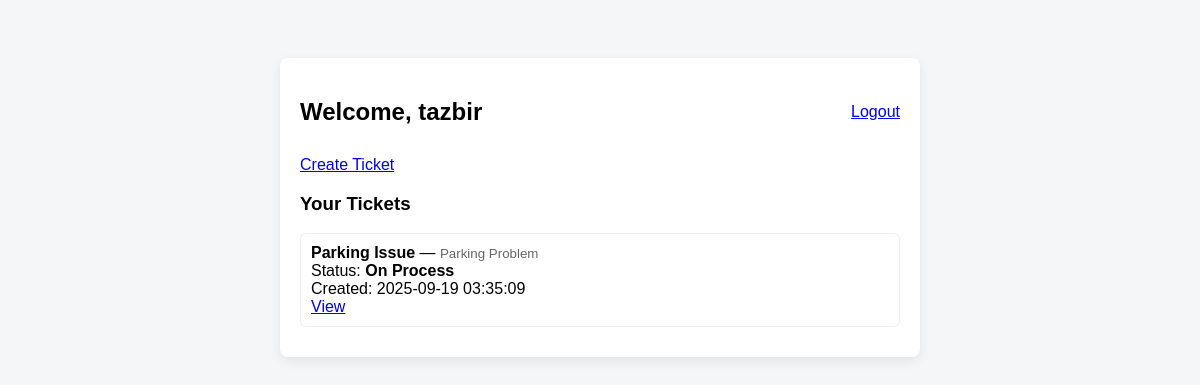
/user_dashboard.php (signed in), run on the app's committed database.
### tables this page shows
CREATE TABLE `tickets` (
  `id` int(11) NOT NULL,
  `user_id` int(11) DEFAULT NULL,
  `title` varchar(255) DEFAULT NULL,
  `category` varchar(100) DEFAULT NULL,
  `description` text DEFAULT NULL,
  `image` varchar(500) DEFAULT NULL,
  `status` varchar(50) DEFAULT 'Pending',
  `assigned_to` int(11) DEFAULT NULL,
  `created_at` datetime DEFAULT NULL,
  `solved_at` datetime DEFAULT NULL
);

### functions.php (called while the page is built, shortened)
<?php
function h($s){ return htmlspecialchars($s, ENT_QUOTES); }
?>

### user_dashboard.php (the view, shortened to what this page needs)
<?php
require 'db.php';
require 'functions.php';
$user = $_SESSION['user'];
$stmt = $pdo->prepare("SELECT * FROM tickets WHERE user_id = ? ORDER BY created_at DESC");
$stmt->execute([$user['id']]);
$tickets = $stmt->fetchAll();
?>
<!doctype html><html><head><meta charset="utf-8"><title>User Dashboard</title><link rel="stylesheet" href="style.css"></head><body>
<div class="card">
  <div class="topbar">
    <h2>Welcome, <?=h($user['name'])?></h2>
    <div><a href="logout.php">Logout</a></div>
  </div>
  <div class="nav"><a href="create_ticket.php">Create Ticket</a></div>
  <h3>Your Tickets</h3>
  <?php foreach($tickets as $t): ?>
    <div class="ticket">
      <strong><?=h($t['title'])?></strong> — <small><?=h($t['category'])?></small><br>
      Status: <strong><?=h($t['status'])?></strong><br>
      Created: <?=h($t['created_at'])?> <?php if($t['solved_at']) echo " | Solved: ".h($t['solved_at']); ?><br>
      <a href="view_ticket.php?id=<?= $t['id'] ?>">View</a>
    </div>
  <?php endforeach; ?>
</div>
</body></html>

### style.css (style rules this page uses)
body { font-family:Arial,Helvetica,sans-serif;background:#f4f6f8;padding:20px }
.card { max-width:600px;margin:30px auto;background:white;padding:20px;border-radius:8px;box-shadow:0 4px 12px rgba(0,0,0,.08) }
.topbar { display:flex;justify-content:space-between;align-items:center }
.nav { margin-top:10px }
.nav a { margin-right:10px }
.ticket { border:1px solid #eee;padding:10px;border-radius:6px;margin-bottom:10px }
small { color:#666 }

### data on the page
tickets: title "Parking Issue", category "Parking Problem", status "On Process", created_at "2025-09-19 03:35:09"

### other printed values
$user['name'] "tazbir"
